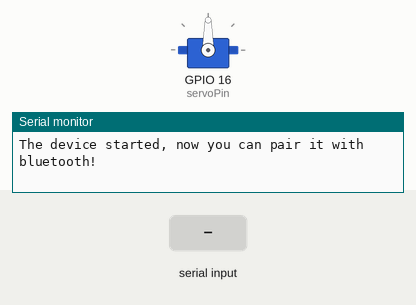
Simulated run of this sketch. Board: ESP32. Parts: servo, the last lines printed to the serial monitor. The test bench sets the inputs (shaded band). Nothing arrives over Bluetooth unless stated.

Above: at 1.2 s.
1.3 s: "right\n" received over the second serial link
At 2.5 s:
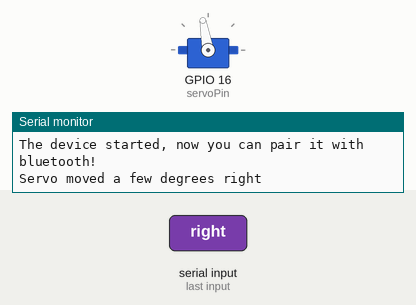
2.8 s: "left\n" received over the second serial link
At 3.8 s:
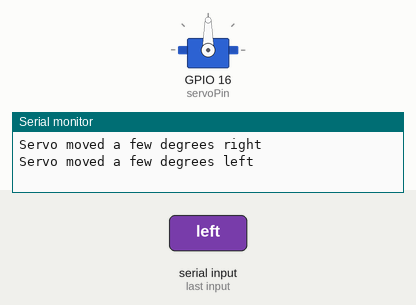
Timing chart, 0 to 5.8 s (numbered marks = the images above; inputs shaded):
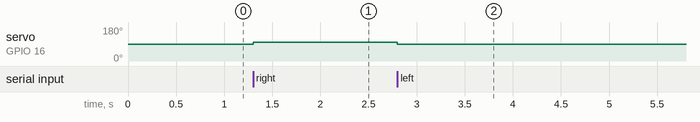

Measured:
- after the input at 1.3 s, servo on GPIO 16 (servoPin): 90° → 100° at once
- after the input at 2.8 s, servo on GPIO 16 (servoPin): 100° → 90° at once

The sketch:

Bluetooth_message_send_servo_test.ino
```cpp
#include <ESP32Servo.h>
#include "BluetoothSerial.h"

#if !defined(CONFIG_BT_ENABLED) || !defined(CONFIG_BLUEDROID_ENABLED)
#error Bluetooth is not enabled! Please run `make menuconfig` to and enable it
#endif

BluetoothSerial SerialBT;

Servo myservo;  // create servo object to control a servo
// 16 servo objects can be created on the ESP32

int pos = 0;    // variable to store the servo position
// Recommended PWM GPIO pins on the ESP32 include 2,4,12-19,21-23,25-27,32-33
int servoPin = 16; // pin 27 GPIO16
String message = "";
char incomingChar;
int servopos = 90;
int servoposl = 0;
int servoposr = 180;
const int SERVO_STEP = 10;

void setup() {
  Serial.begin(115200);
  SerialBT.begin("ESP32test"); //Bluetooth device name
  Serial.println("The device started, now you can pair it with bluetooth!");
  myservo.setPeriodHertz(50);    // standard 50 hz servo
	myservo.attach(servoPin, 500, 2500); // attaches the servo on pin 18 to the servo object
  ESP32PWM::allocateTimer(0);
	ESP32PWM::allocateTimer(1);
	ESP32PWM::allocateTimer(2);
	ESP32PWM::allocateTimer(3);

}

void loop() {
  /*
  message = "";
  if (SerialBT.available()) {
    message = SerialBT.readString();
    Serial.printf("the message is %s\n", message);
  }
  //delay(2000);
  delay(20);
  if (message == "hi"){
    myservo.write(0);
  }
  if (message == "hello"){
    myservo.write(180);
  }
  delay(20); */
  /*if (SerialBT.available()){
    for (char incomingChar = SerialBT.read(); incomingChar != '\n'; message += String(incomingChar)){
      if (message =="r"){
        //myservo.write(servoposl);
        Serial.printf("R letter if: %s\n", message);
        message = "";

        delay(20);
        }
      if (message =="l"){
        //myservo.write(servoposr);
        Serial.printf("L letter if: %s\n", message);
        message = "";
        delay(20);
      }
    }
  }*/
  // Check received message and control output accordingly
  /*
  if (SerialBT.available()) {  // Check if data is available to read from Bluetooth
    String command = SerialBT.readStringUntil('\n'); // Read the incoming string
    Serial.print("Received command: ");
    Serial.println(command);
    for (int i = 0; i < command.length(); i++) {
      Serial.print(command.charAt(i), DEC);
      Serial.print(" ");
    }
  Serial.println(); // Print a newline
  command.trim();

    if (command =="left") {  // If "left" is received, move servo to 0 degrees
      myservo.write(0);
      Serial.println("Servo moved to 0 degrees");
    }
    else if (command == "right") { // If "right" is received, move servo to 180 degrees
      myservo.write(180);
      Serial.println("Servo moved to 180 degrees");
    }
    else {
      Serial.println("Invalid command");
    }
  }
  */
  if (SerialBT.available()) {  // Check if data is available to read from Bluetooth
    String command = SerialBT.readStringUntil('\n'); // Read the incoming string
    command.trim(); // Remove leading and trailing whitespace, including carriage return ('\r')

    if (command.equals("left")) {  // If "volume_up" is received, move servo a few degrees left
      int newPosition = myservo.read() - SERVO_STEP;
      if (newPosition < 0) {
        newPosition += 180; // Wrap around to 180 degrees
      }
      myservo.write(constrain(newPosition, 0, 180));
      Serial.println("Servo moved a few degrees left");
    }
    else if (command.equals("right")) { // If "volume_down" is received, move servo a few degrees right
      int newPosition = myservo.read() + SERVO_STEP;
      if (newPosition > 180) {
        newPosition -= 180; // Wrap around to 0 degrees
      }
      myservo.write(constrain(newPosition, 0, 180));
      Serial.println("Servo moved a few degrees right");
    }
    else {
      Serial.println("Invalid command");
    }
  }


}
```
